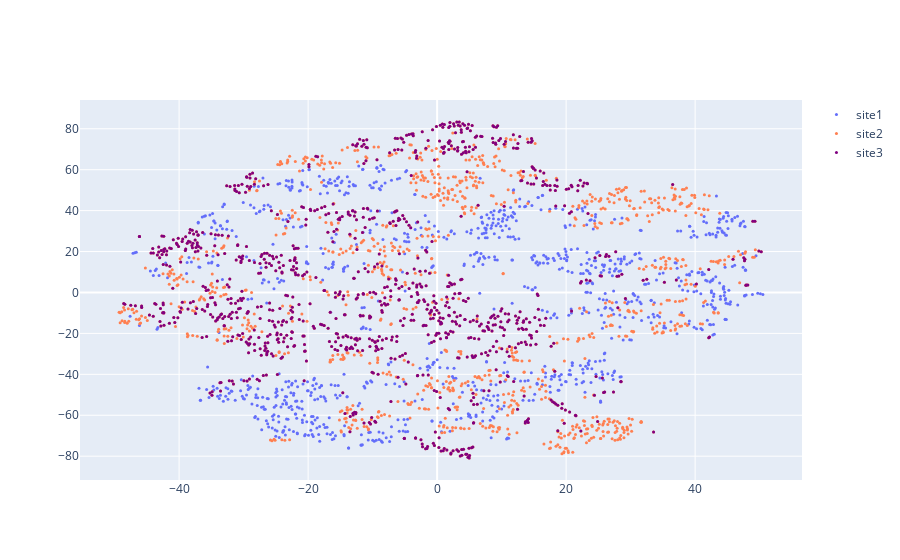

This figure's notebook cell:
### Code cell
fig = go.Figure()
fig.add_trace(go.Scatter(x=mean1[:,0], y=mean1[:,1],
                    mode='markers',
                    marker = dict(
                        color = 1,
                        size=3
                    ),
                    name='site1'))
fig.add_trace(go.Scatter(x=mean2[:,0], y=mean2[:,1],
                    mode='markers',
                    marker = dict(
                        color = 'coral',
                        size=3
                    ),
                    name='site2'))
fig.add_trace(go.Scatter(x=mean3[:,0], y=mean3[:,1],
                    mode='markers',
                    marker = dict(
                        color = 'purple',
                        size=3
                    ),
                    name='site3'))

### Figure 1 — Plotly figure (JSON) as saved in the notebook; plotly's stock layout.template omitted (floating-point values rounded to 4 significant figures; data arrays with more than 128 entries replaced by an {"elided": "..."} marker saying what was removed)
{"data": [{"marker": {"color": 1, "size": 3}, "mode": "markers", "name": "site1", "type": "scatter", "x": {"elided": "1000 float values"}, "y": {"elided": "1000 float values"}}, {"marker": {"color": "coral", "size": 3}, "mode": "markers", "name": "site2", "type": "scatter", "x": {"elided": "2000 float values"}, "y": {"elided": "2000 float values"}}, {"marker": {"color": "purple", "size": 3}, "mode": "markers", "name": "site3", "type": "scatter", "x": {"elided": "1000 float values"}, "y": {"elided": "1000 float values"}}], "layout": {}}
